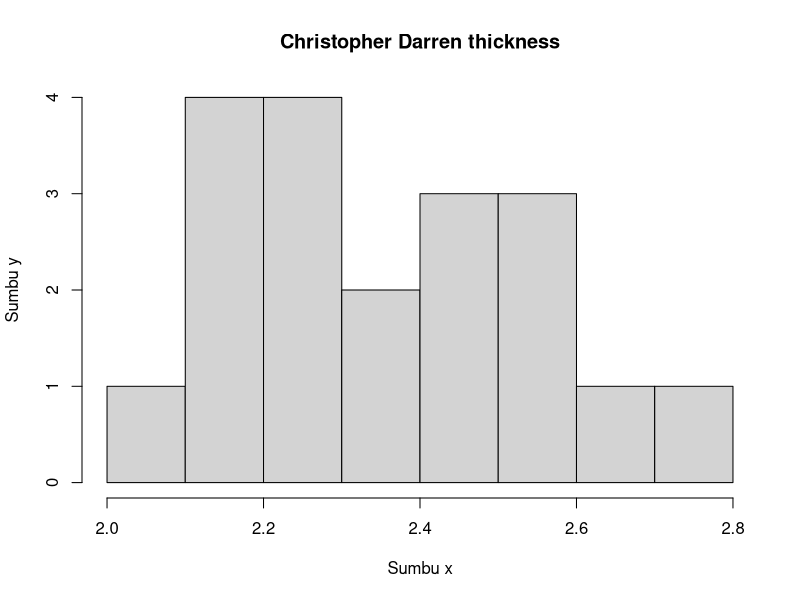
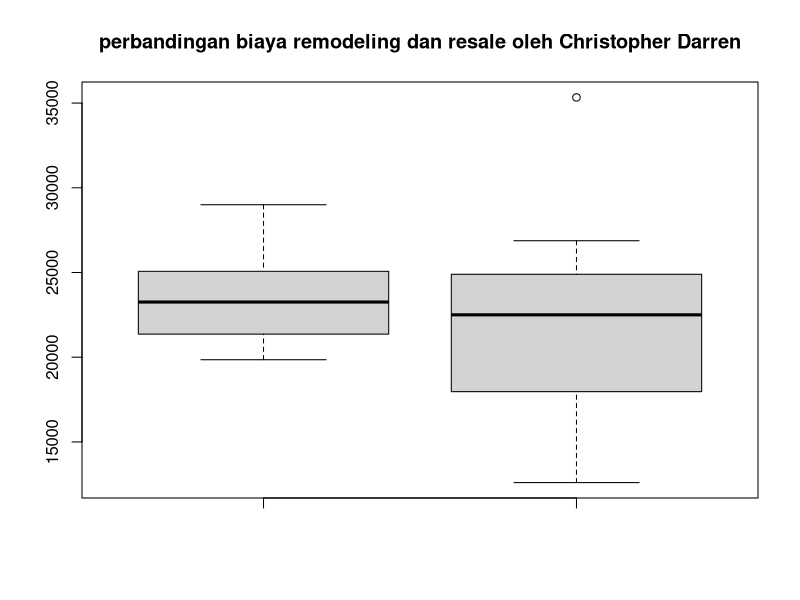

Write R code to recreate these figures, in order.
## ---- chunk 1
knitr::opts_chunk$set(echo = TRUE)
## ---- chunk 2

#a-----------
#### Panggil semua package yang diperlukan.
library(readxl) #membaca file Excel
library(nortest) #uji normalitas
library(ggplot2) #grafik dgn package ggplot2
library(dplyr)

thickness <- readxl::read_excel("labdata.xlsx", sheet = "Black8_19")
str(thickness)
head(thickness)
tail(thickness)



#b-------------
set.seed(1)
judulnormal <- "Christopher Darren thickness"
labelx <- "Sumbu x"
labely <- "Sumbu y"
hist(thickness$'2.4066000000000001', main = judulnormal, xlab = labelx, ylab = labely)


#c------------
mean(thickness$'2.4066000000000001')

#d------------
ketebalan <- thickness
t.test(thickness,var.equal = T)

#e---------------
#di sumbu x khususnya 2.4 - 2.6 memiliki thickness yang sama
#dengan jumlah di sumbu y adalah 3#
#berlakku juga untuk 2.2 -2.4 memiliki thickness yang sama

## ---- chunk 3

#a-----------
remodeling <- readxl::read_excel("labdata.xlsx", sheet = "Black10_25") #panggil data#
str(remodeling)
head(remodeling)
tail(remodeling)

#b-------------
boxplot(remodeling$Cost , remodeling$Resale , main = "perbandingan biaya remodeling dan resale oleh Christopher Darren" )

#c------------
alpha <- 0.1
rata1 <- mean(remodeling$Cost)
(tt <- t.test(remodeling$Cost, mu = rata1, conf.level = 1-alpha, alternative = "two.sided"))
#d------------
t.test(remodeling$Cost,var.equal = T)

#e---------------
alpha <- 0.1
gptt <-t.test(remodeling$Cost, remodeling$Resale, paired =  TRUE, alternative = "greater")
gptt
